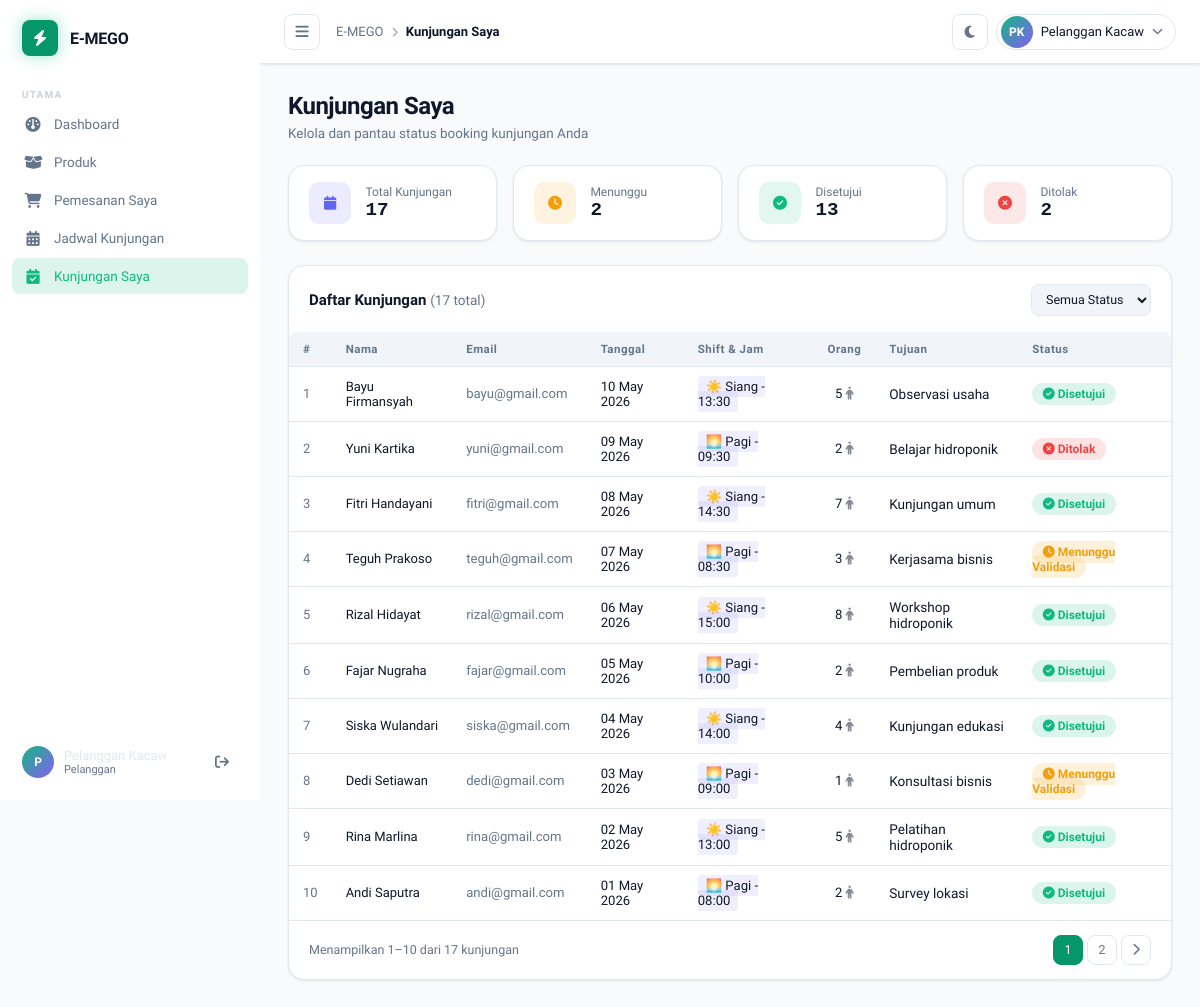
/pelanggan/kunjungan_saya.php (signed in), run on the app's committed database.
### tables this page shows
CREATE TABLE `kunjungan` (
  `id` int(10) UNSIGNED NOT NULL,
  `nama_pengunjung` varchar(100) NOT NULL,
  `email` varchar(255) DEFAULT NULL,
  `tanggal_kunjungan` date NOT NULL,
  `shift` enum('pagi','siang') DEFAULT 'pagi',
  `jam` varchar(50) DEFAULT '09:00',
  `jumlah_orang` int(11) DEFAULT 1,
  `tujuan` varchar(255) NOT NULL,
  `status` enum('pending','approved','rejected') DEFAULT 'pending',
  `created_at` timestamp NOT NULL DEFAULT current_timestamp()
);

### pelanggan/kunjungan_saya.php (the view, shortened to what this page needs)
<?php
require_once __DIR__ . '/../config.php';
$statusFilter = $_GET['status'] ?? '';
$page         = max(1, (int) ($_GET['page'] ?? 1));
$limit        = 10;
$offset       = ($page - 1) * $limit;
$where  = "WHERE 1=1";
$params = [];
$totalStmt = $pdo->prepare("SELECT COUNT(*) FROM kunjungan $where");
$totalStmt->execute($params);
$total     = (int) $totalStmt->fetchColumn();
$totalPage = (int) ceil($total / $limit);
$dataStmt = $pdo->prepare("
    SELECT id, nama_pengunjung, email, tanggal_kunjungan, shift, jam, jumlah_orang, tujuan, status, created_at
    FROM kunjungan
    $where
    ORDER BY id DESC
    LIMIT $limit OFFSET $offset
");
$dataStmt->execute($params);
$kunjungan = $dataStmt->fetchAll();
$stmtStat = $pdo->prepare("
    SELECT
        COUNT(*) AS total,
        SUM(status = 'pending')  AS pending,
        SUM(status = 'approved') AS approved,
        SUM(status = 'rejected') AS rejected
    FROM kunjungan
");
$stmtStat->execute();
$stat = $stmtStat->fetch();
function initials(string $name): string {
    $parts = explode(' ', trim($name));
    $init  = strtoupper(substr($parts[0], 0, 1));
    if (isset($parts[1])) $init .= strtoupper(substr($parts[1], 0, 1));
    return $init;
}
function badgeStyle(string $status): string {
    return match($status) {
        'pending'  => 'background:rgba(245,158,11,.15);color:#f59e0b',
        'approved' => 'background:rgba(16,185,129,.15);color:#10b981',
        'rejected' => 'background:rgba(239,68,68,.15);color:#ef4444',
        default    => 'background:rgba(100,116,139,.15);color:#64748b',
    };
}
function statusIcon(string $status): string {
    return match($status) {
        'pending'  => 'fa-clock',
        'approved' => 'fa-circle-check',
        'rejected' => 'fa-circle-xmark',
        default    => 'fa-circle',
    };
}
function statusLabel(string $status): string {
    return match($status) {
        'pending'  => 'Menunggu Validasi',
        'approved' => 'Disetujui',
        'rejected' => 'Ditolak',
        default    => ucfirst($status),
    };
}
?>
<!DOCTYPE html>
<html lang="id">
<head>
    <link rel="stylesheet" href="https://cdnjs.cloudflare.com/ajax/libs/font-awesome/6.5.0/css/all.min.css" />
    <link rel="stylesheet" href="../css/style.css" />
</head>
<body>
    <?php include '../layout/sidebar.php'; ?>
    <div class="main-wrapper" id="mainWrapper">
        <header class="navbar">
            <div class="navbar-left">
                <button class="btn-toggle" id="sidebarToggle" aria-label="Toggle Sidebar">
                    <i class="fa-solid fa-bars"></i>
                </button>
                <div class="breadcrumb">
                    <span class="breadcrumb-root">E-MEGO</span>
                    <i class="fa-solid fa-chevron-right"></i>
                    <span class="breadcrumb-current">Kunjungan Saya</span>
                </div>
            </div>
            <div class="navbar-right">
                <button class="icon-btn" title="Mode Gelap" id="themeToggle">
                    <i class="fa-solid fa-moon"></i>
                </button>
                <div class="profile-dropdown" id="profileDropdown">
                    <button class="profile-trigger" id="profileTrigger">
                        <div class="user-avatar"><?= initials($_SESSION['user_name'] ?? 'U') ?></div>
                        <span class="profile-name"><?= htmlspecialchars($_SESSION['user_name'] ?? 'User') ?></span>
                        <i class="fa-solid fa-chevron-down"></i>
                    </button>
                </div>
            </div>
        </header>
        <main class="content" id="contentArea">
            <section class="page active">
                <div class="page-header">
                    <div>
                        <h1 class="page-title">Kunjungan Saya</h1>
                        <p class="page-subtitle">Kelola dan pantau status booking kunjungan Anda</p>
                    </div>
                </div>
                <div style="display:grid;grid-template-columns:repeat(auto-fit,minmax(160px,1fr));gap:1rem;margin-bottom:1.5rem">
                    <div class="card" style="padding:1rem 1.25rem;display:flex;align-items:center;gap:.9rem">
                        <div style="width:42px;height:42px;border-radius:10px;background:rgba(99,102,241,.12);display:flex;align-items:center;justify-content:center;flex-shrink:0">
                            <i class="fa-solid fa-calendar" style="color:var(--primary-color)"></i>
                        </div>
                        <div>
                            <p style="font-size:.75rem;color:var(--text-muted);margin:0">Total Kunjungan</p>
                            <p style="font-weight:700;font-size:1.2rem;margin:0;font-family:'JetBrains Mono',monospace"><?= $stat['total'] ?></p>
                        </div>
                    </div>
                    <div class="card" style="padding:1rem 1.25rem;display:flex;align-items:center;gap:.9rem">
                        <div style="width:42px;height:42px;border-radius:10px;background:rgba(245,158,11,.12);display:flex;align-items:center;justify-content:center;flex-shrink:0">
                            <i class="fa-solid fa-clock" style="color:#f59e0b"></i>
                        </div>
                        <div>
                            <p style="font-size:.75rem;color:var(--text-muted);margin:0">Menunggu</p>
                            <p style="font-weight:700;font-size:1.2rem;margin:0;font-family:'JetBrains Mono',monospace"><?= $stat['pending'] ?></p>
                        </div>
                    </div>
                    <div class="card" style="padding:1rem 1.25rem;display:flex;align-items:center;gap:.9rem">
                        <div style="width:42px;height:42px;border-radius:10px;background:rgba(16,185,129,.12);display:flex;align-items:center;justify-content:center;flex-shrink:0">
                            <i class="fa-solid fa-circle-check" style="color:#10b981"></i>
                        </div>
                        <div>
                            <p style="font-size:.75rem;color:var(--text-muted);margin:0">Disetujui</p>
                            <p style="font-weight:700;font-size:1.2rem;margin:0;font-family:'JetBrains Mono',monospace"><?= $stat['approved'] ?></p>
                        </div>
                    </div>
                    <div class="card" style="padding:1rem 1.25rem;display:flex;align-items:center;gap:.9rem">
                        <div style="width:42px;height:42px;border-radius:10px;background:rgba(239,68,68,.12);display:flex;align-items:center;justify-content:center;flex-shrink:0">
                            <i class="fa-solid fa-circle-xmark" style="color:#ef4444"></i>
                        </div>
                        <div>
                            <p style="font-size:.75rem;color:var(--text-muted);margin:0">Ditolak</p>
                            <p style="font-weight:700;font-size:1.2rem;margin:0;font-family:'JetBrains Mono',monospace"><?= $stat['rejected'] ?></p>
                        </div>
                    </div>
                </div>
                <div class="card table-card">
                    <div class="card-header">
                        <h3>Daftar Kunjungan <span style="color:var(--text-muted);font-weight:400;font-size:.85rem">(<?= $total ?> total)</span></h3>
                        <div class="table-controls">
                            <form method="GET" action="kunjungan_saya.php" style="display:contents">
                                <select class="select-sm" name="status" onchange="this.form.submit()">
                                    <option value="">Semua Status</option>
                                </select>
                            </form>
                        </div>
                    </div>
                    <div class="table-wrapper">
                        <table class="data-table">
                            <thead>
                                <tr>
                                    <th>#</th>
                                    <th>Nama</th>
                                    <th>Email</th>
                                    <th>Tanggal</th>
                                    <th>Shift & Jam</th>
                                    <th>Orang</th>
                                    <th>Tujuan</th>
                                    <th>Status</th>
                                </tr>
                            </thead>
                            <tbody>
                                <?php if (empty($kunjungan)): ?>
                                    <tr>
                                        <td colspan="8" style="text-align:center;padding:2rem;color:var(--text-muted)">
                                            <i class="fa-solid fa-calendar-days" style="font-size:2rem;margin-bottom:.5rem;display:block;opacity:.3"></i>
                                            Tidak ada data kunjungan ditemukan.
                                        </td>
                                    </tr>
                                <?php else: ?>
                                    <?php foreach ($kunjungan as $i => $k): ?>
                                        <tr>
                                            <td style="color:var(--text-muted)"><?= $offset + $i + 1 ?></td>
                                            <td style="font-weight:500"><?= htmlspecialchars($k['nama_pengunjung']) ?></td>
                                            <td style="font-size:.82rem;color:var(--text-muted)"><?= htmlspecialchars($k['email']) ?></td>
                                            <td style="font-size:.82rem">
                                                <?= date('d M Y', strtotime($k['tanggal_kunjungan'])) ?>
                                            </td>
                                            <td style="font-size:.82rem">
                                                <span style="background:rgba(99,102,241,.1);padding:.2rem .5rem;border-radius:4px">
                                                    <?= $k['shift'] === 'pagi' ? '🌅' : '☀️' ?>
                                                    <?= ucfirst($k['shift']) ?> - <?= $k['jam'] ?>
                                                </span>
                                            </td>
                                            <td style="font-size:.82rem;font-weight:500;text-align:center"><?= $k['jumlah_orang'] ?> <i class="fa-solid fa-person" style="opacity:.5"></i></td>
                                            <td style="font-size:.85rem"><?= htmlspecialchars($k['tujuan']) ?></td>
                                            <td>
                                                <span style="<?= badgeStyle($k['status']) ?>;padding:.25rem .65rem;border-radius:20px;font-size:.75rem;font-weight:600">
                                                    <i class="fa-solid <?= statusIcon($k['status']) ?>"></i>
                                                    <?= statusLabel($k['status']) ?>
                                                </span>
                                            </td>
                                        </tr>
                                    <?php endforeach; ?>
                                <?php endif; ?>
                            </tbody>
                        </table>
                    </div>
                    <?php if ($totalPage > 1): ?>
                        <div class="table-footer">
                            <span class="table-info">
                                Menampilkan <?= $offset + 1 ?>–<?= min($offset + $limit, $total) ?> dari <?= $total ?> kunjungan
                            </span>
                            <div class="pagination">
                                <?php for ($p = 1; $p <= $totalPage; $p++): ?>
                                    <a href="?page=<?= $p ?>&status=<?= $statusFilter ?>"
                                        class="page-btn <?= $p === $page ? 'active' : '' ?>">
                                        <?= $p ?>
                                    </a>
                                <?php endfor; ?>
                                <?php if ($page < $totalPage): ?>
                                    <a href="?page=<?= $page+1 ?>&status=<?= $statusFilter ?>" class="page-btn">
                                        <i class="fa-solid fa-chevron-right"></i>
                                    </a>
                                <?php endif; ?>
                            </div>
                        </div>
                    <?php endif; ?>
                </div>
            </section>
        </main>
    </div>
</body>
</html>

### data on the page
kunjungan: i "1", nama_pengunjung "Bayu Firmansyah", email "bayu@gmail.com", tanggal_kunjungan "10 May 2026", shift "Siang", jam "13:30", jumlah_orang "5", tujuan "Observasi usaha", status "Disetujui"
kunjungan: i "2", nama_pengunjung "Yuni Kartika", email "yuni@gmail.com", tanggal_kunjungan "09 May 2026", shift "Pagi", jam "09:30", jumlah_orang "2", tujuan "Belajar hidroponik", status "Ditolak"
kunjungan: i "3", nama_pengunjung "Fitri Handayani", email "fitri@gmail.com", tanggal_kunjungan "08 May 2026", shift "Siang", jam "14:30", jumlah_orang "7", tujuan "Kunjungan umum", status "Disetujui"
kunjungan: i "4", nama_pengunjung "Teguh Prakoso", email "teguh@gmail.com", tanggal_kunjungan "07 May 2026", shift "Pagi", jam "08:30", jumlah_orang "3", tujuan "Kerjasama bisnis", status "Menunggu Validasi"
kunjungan: i "5", nama_pengunjung "Rizal Hidayat", email "rizal@gmail.com", tanggal_kunjungan "06 May 2026", shift "Siang", jam "15:00", jumlah_orang "8", tujuan "Workshop hidroponik", status "Disetujui"
kunjungan: i "6", nama_pengunjung "Fajar Nugraha", email "fajar@gmail.com", tanggal_kunjungan "05 May 2026", shift "Pagi", jam "10:00", jumlah_orang "2", tujuan "Pembelian produk", status "Disetujui"
kunjungan: i "7", nama_pengunjung "Siska Wulandari", email "siska@gmail.com", tanggal_kunjungan "04 May 2026", shift "Siang", jam "14:00", jumlah_orang "4", tujuan "Kunjungan edukasi", status "Disetujui"
kunjungan: i "8", nama_pengunjung "Dedi Setiawan", email "dedi@gmail.com", tanggal_kunjungan "03 May 2026", shift "Pagi", jam "09:00", jumlah_orang "1", tujuan "Konsultasi bisnis", status "Menunggu Validasi"
kunjungan: i "9", nama_pengunjung "Rina Marlina", email "rina@gmail.com", tanggal_kunjungan "02 May 2026", shift "Siang", jam "13:00", jumlah_orang "5", tujuan "Pelatihan hidroponik", status "Disetujui"
kunjungan: i "10", nama_pengunjung "Andi Saputra", email "andi@gmail.com", tanggal_kunjungan "01 May 2026", shift "Pagi", jam "08:00", jumlah_orang "2", tujuan "Survey lokasi", status "Disetujui"

### other printed values
substr($_SESSION['user_name'] ?? 'A', 0, 1) "P"
$_SESSION['user_name'] "Pelanggan Kacaw"
$role "Pelanggan"
initials($_SESSION['user_name'] ?? 'U') "PK"
$stat['total'] "17"
$stat['pending'] "2"
$stat['approved'] "13"
$stat['rejected'] "2"
$total "17"
$offset + 1 "1"
min($offset + $limit, $total) "10"
